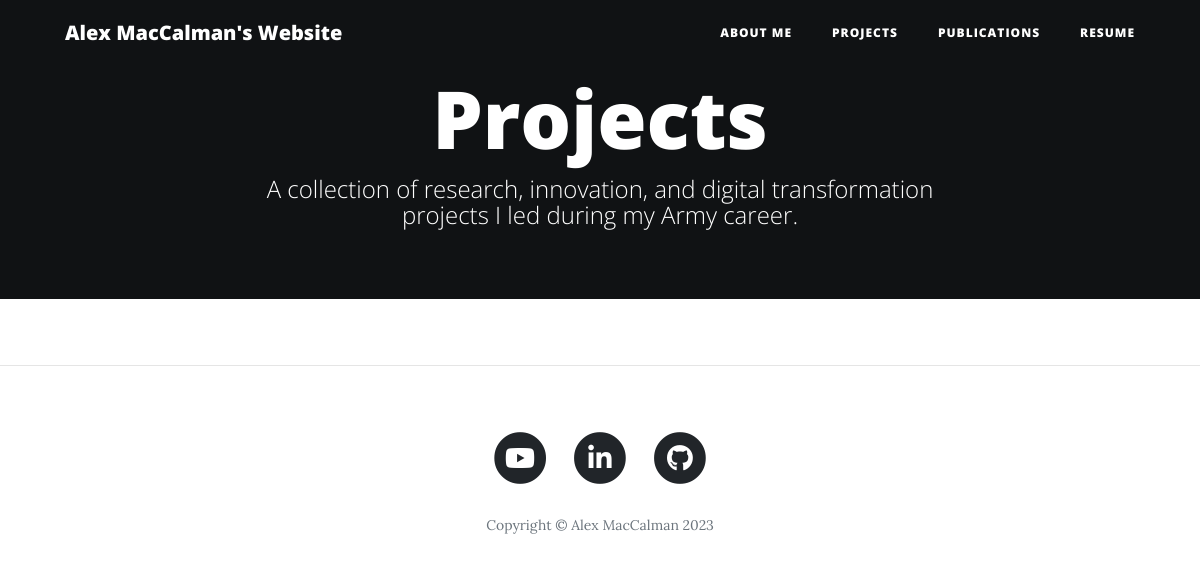
Page /projects on the earlier database version.
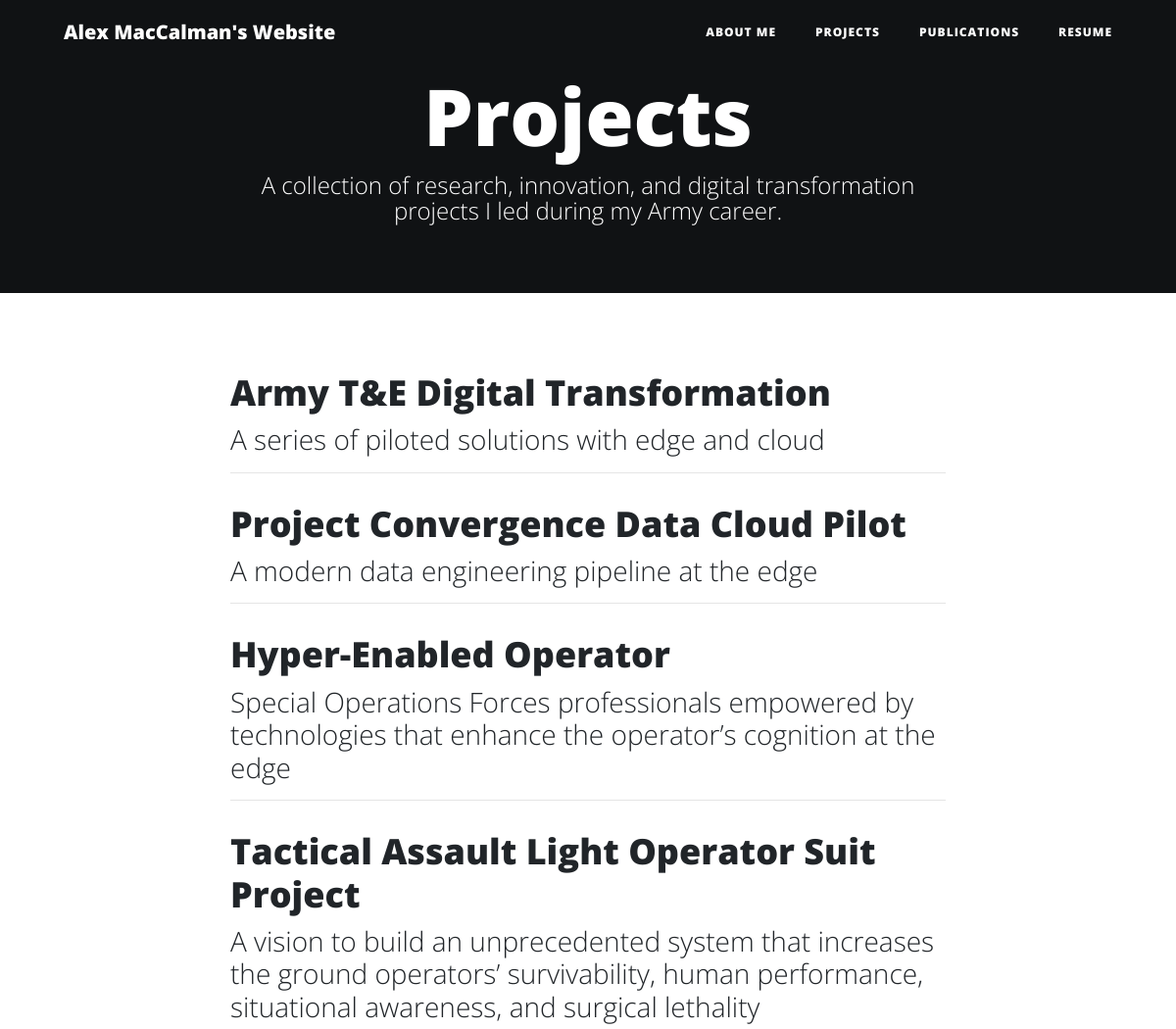
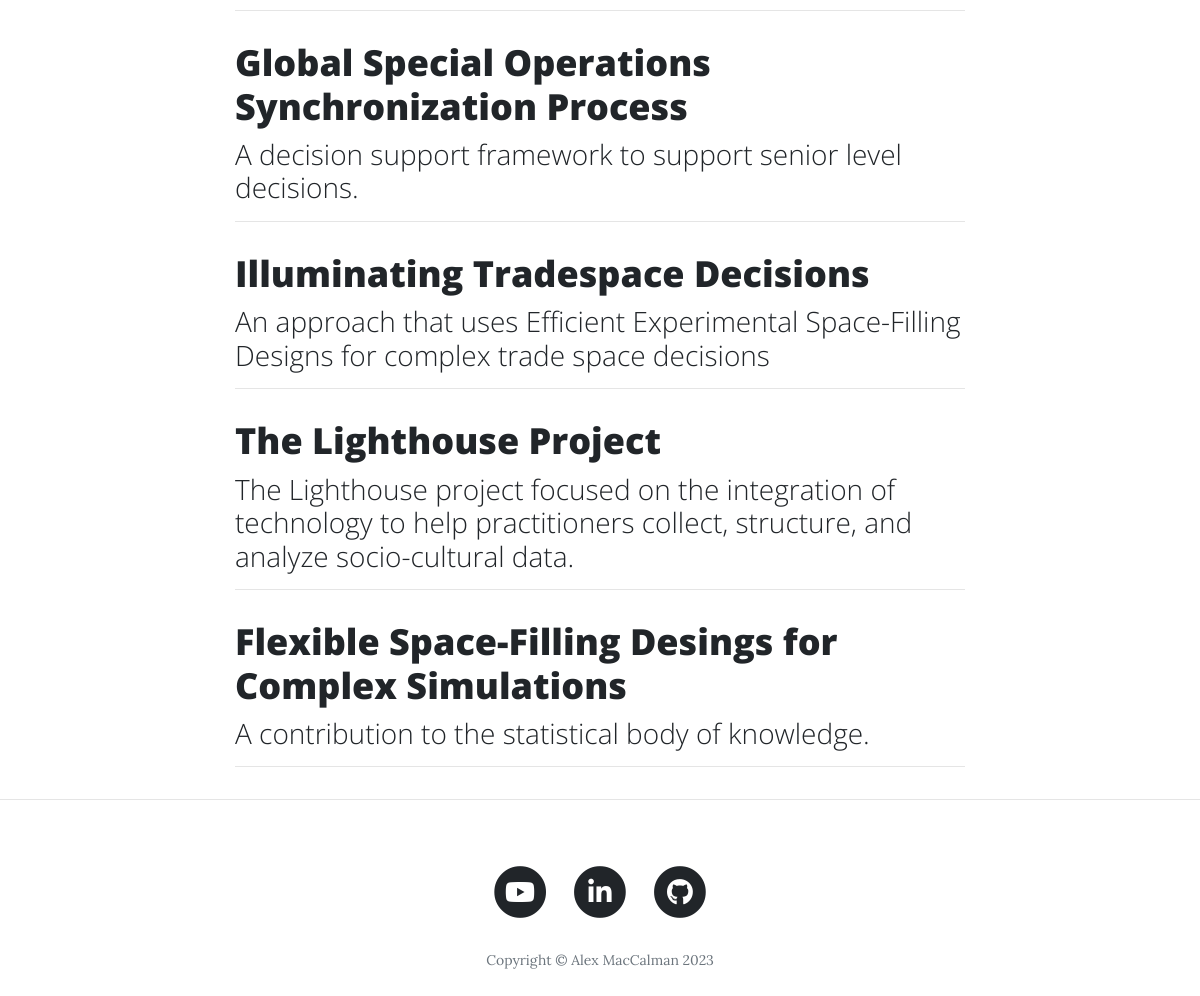
Same page on the later database version (2 pictures, top to bottom).
### app/__init__.py (models this page shows)
class BlogPost(db.Model):
    __tablename__ = "blog_posts"
    id = db.Column(db.Integer, primary_key=True)
    author = db.Column(db.String(250), nullable=False)
    title = db.Column(db.String(250), unique=True, nullable=False)
    subtitle = db.Column(db.String(500), nullable=False)
    date = db.Column(db.String(250), nullable=False)
    body = db.Column(db.Text, nullable=False)
    img_url = db.Column(db.String(250), nullable=True)

### app/__init__.py (the view)
@app.route("/projects")
def projects():
    posts = BlogPost.query.all()
    return render_template("projects.html", all_posts=posts, logged_in=current_user.is_authenticated)

### app/templates/projects.html (shortened to what this page needs)
{% include "header.html" %}
  <header class="masthead" style="background-color:black">
    <div class="overlay"></div>
    <div class="container">
      <div class="row">
        <div class="col-lg-8 col-md-10 mx-auto">
          <div class="site-heading">
            <h1>Projects</h1>
            <span class="subheading">A collection of research, innovation, and digital transformation projects I led during my Army career.</span>
          </div>
        </div>
      </div>
    </div>
  </header>
  <div class="container">
    <div class="row">
      <div class="col-lg-8 col-md-10 mx-auto">
        {% for post in all_posts %}
        <div class="post-preview">
          <a href="{{ url_for('show_post', post_id=post.id) }}">
            <h2 class="post-title">
              {{post.title}}
            </h2>
            <h3 class="post-subtitle">
              {{post.subtitle}}
            </h3>
          </a>
        </div>
        <hr>
        {% endfor %}
      </div>
    </div>
  </div>
  <hr>
{% include "footer.html" %}

### app/templates/header.html (shortened to what this page needs)
<!DOCTYPE html>
<html lang="en">
<head>
  <link href="{{ url_for('static', filename='vendor/bootstrap/css/bootstrap.min.css') }}" rel="stylesheet">
  <link href="{{ url_for('static', filename='vendor/fontawesome-free/css/all.min.css')}}" rel="stylesheet" type="text/css">
  <link href="{{ url_for('static', filename='css/clean-blog.min.css')}}" rel="stylesheet">
</head>
<body>
  <nav class="navbar navbar-expand-lg navbar-light fixed-top" id="mainNav">
    <div class="container">
      <a class="navbar-brand" href="{{url_for('aboutme')}}">Alex MacCalman's Website</a>
      <div class="collapse navbar-collapse" id="navbarResponsive">
        <ul class="navbar-nav ml-auto">
          <li class="nav-item">
            <a class="nav-link" href="{{ url_for('aboutme') }}">About Me</a>
          </li>
          <li class="nav-item">
            <a class="nav-link" href="{{ url_for('projects') }}">Projects</a>
          </li>
          <li class="nav-item">
            <a class="nav-link" href="{{ url_for('pubs') }}">Publications</a>
          </li>
          <li class="nav-item">
            <a class="nav-link" href="https://www.alexandermaccalman.com/" target="_blank">Resume</a>
          </li>
        </ul>
      </div>
    </div>
  </nav>

### app/templates/footer.html (shortened to what this page needs)
  <footer>
    <div class="container">
      <div class="row">
        <div class="col-lg-8 col-md-10 mx-auto">
          <ul class="list-inline text-center">
            <li class="list-inline-item">
              <a href="https://www.youtube.com/channel/UCm2OdPoaI8f4zLyMey_0LAg/videos" target="_blank">
                <span class="fa-stack fa-lg">
                  <i class="fas fa-circle fa-stack-2x"></i>
                  <i class="fab fa-youtube fa-stack-1x fa-inverse"></i>
                </span>
              </a>
            </li>
            <li class="list-inline-item">
              <a href="https://www.linkedin.com/in/alexmaccalman/" target="_blank">
                <span class="fa-stack fa-lg">
                  <i class="fas fa-circle fa-stack-2x"></i>
                  <i class="fab fa-linkedin-in fa-stack-1x fa-inverse"></i>
                </span>
              </a>
            </li>
            <li class="list-inline-item">
              <a href="https://github.com/alexmaccalman" target="_blank">
                <span class="fa-stack fa-lg">
                  <i class="fas fa-circle fa-stack-2x"></i>
                  <i class="fab fa-github fa-stack-1x fa-inverse"></i>
                </span>
              </a>
            </li>
          </ul>
          <p class="copyright text-muted">Copyright &copy; Alex MacCalman 2023</p>
        </div>
      </div>
    </div>
  </footer>
</body>
</html>

Differences in the rows shown:
added BlogPost: title "Army T&E Digital Transformation", subtitle "A series of piloted solutions with edge and cloud"
added BlogPost: title "Project Convergence Data Cloud Pilot", subtitle "A modern data engineering pipeline at the edge"
added BlogPost: title "Hyper-Enabled Operator", subtitle "Special Operations Forces professionals empowered by technologies that enhance the operator’s cognition at the edge"
added BlogPost: title "Tactical Assault Light Operator Suit Project", subtitle "A vision to build an unprecedented system that increases the ground operators’ survivability, human performance, situational awareness, and surgical lethality"
added BlogPost: title "Global Special Operations Synchronization Process", subtitle "A decision support framework to support senior level decisions."
added BlogPost: title "Illuminating Tradespace Decisions", subtitle "An approach that uses Efficient Experimental Space-Filling Designs for complex trade space decisions"
added BlogPost: title "The Lighthouse Project", subtitle "The Lighthouse project focused on the integration of technology to help practitioners collect, structure, and analyze socio-cultural data."
added BlogPost: title "Flexible Space-Filling Desings for Complex Simulations", subtitle "A contribution to the statistical body of knowledge."
